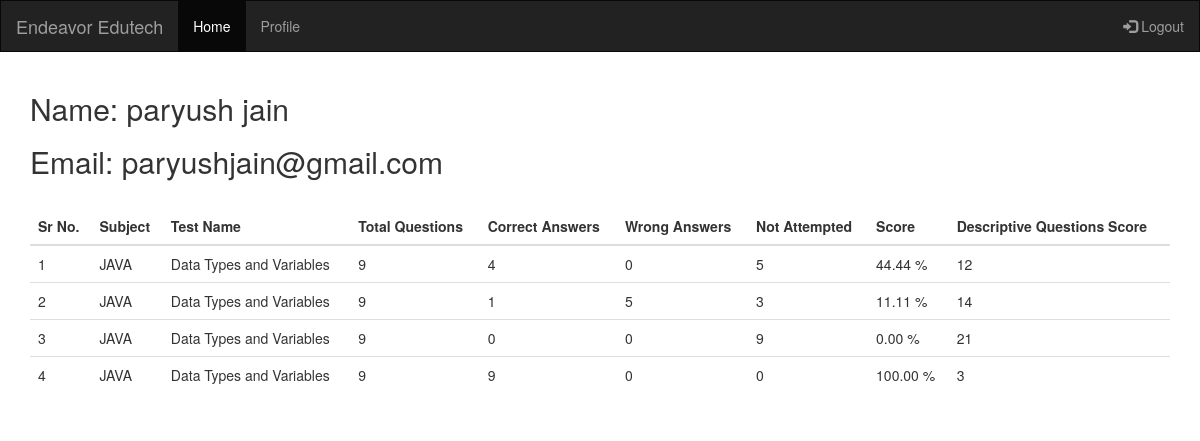
/studentProfile.php (signed in), run on the app's committed database.
### tables this page shows
CREATE TABLE `users` (
  `user_id` int NOT NULL,
  `username` varchar(200) NOT NULL,
  `email` varchar(200) NOT NULL,
  `password` varchar(200) NOT NULL
);

CREATE TABLE `test_result` (
  `result_id` int NOT NULL,
  `test_id` int NOT NULL,
  `user_id` int NOT NULL,
  `right_ans` int NOT NULL,
  `wrong_ans` int NOT NULL,
  `no_attempt` int NOT NULL,
  `score` float NOT NULL,
  `time` timestamp NOT NULL DEFAULT CURRENT_TIMESTAMP
);

CREATE TABLE `test` (
  `test_id` int NOT NULL,
  `subject` varchar(50) NOT NULL,
  `test_name` varchar(50) NOT NULL,
  `sdatetime` datetime NOT NULL,
  `edatetime` datetime NOT NULL,
  `test_duration` int NOT NULL,
  `attempts` int NOT NULL,
  `yes_no` varchar(3) NOT NULL,
  `created` timestamp NOT NULL DEFAULT CURRENT_TIMESTAMP
);

### studentProfile.php (the view, shortened to what this page needs)
<?php require'database.php' ?>
<?php
$user_id = $_SESSION['user_id'];
$query_user = mysqli_query($conn,"SELECT username, email FROM users WHERE user_id='$user_id' ");
$results_user = mysqli_fetch_array($query_user, MYSQLI_ASSOC);
$query = mysqli_query($conn,"SELECT * FROM test_result WHERE user_id='$user_id' ");
$results = mysqli_fetch_all($query, MYSQLI_ASSOC);
$query_test = mysqli_query($conn,"SELECT test_id,test_name,subject FROM test ");
$results_test = mysqli_fetch_all($query_test, MYSQLI_ASSOC);
?>
<!DOCTYPE html>
<html lang="en">
	<head>
		<link rel="stylesheet" href="https://maxcdn.bootstrapcdn.com/bootstrap/3.3.7/css/bootstrap.min.css">
		<link rel="stylesheet" type="text/css" href="css/stylesheet.css">
	</head>
	<body>
		<nav class="navbar navbar-inverse">
		  <div class="container-fluid">
		    <div class="navbar-header">
		      <a class="navbar-brand" href="studentHome.php">Endeavor Edutech</a>
		    </div>
		    <ul class="nav navbar-nav">
		      <li class="active"><a href="studentHome.php">Home</a></li>
		      <li><a href="studentProfile.php">Profile</a></li>
		    </ul>
		    <ul class="nav navbar-nav navbar-right">
		      <li><a href="logout.php"><span class="glyphicon glyphicon-log-in"></span> Logout</a></li>
		    </ul>
		  </div>
		</nav>
    <div class="container">
			<h2>Name: <?php echo $results_user['username'];?></h2>
			<h2>Email: <?php echo $results_user['email'];?></h2><br>
			<table class="table">
        <thead>
          <tr>
						<th>Sr No.</th>
						<th>Subject</th>
						<th>Test Name</th>
            <th>Total Questions</th>
            <th>Correct Answers</th>
            <th>Wrong Answers</th>
            <th>Not Attempted</th>
            <th>Score</th>
						<th>Descriptive Questions Score</th>
          </tr>
        </thead>
        <tbody>
					<?php $i=1; foreach ($results as $res): ?>
          <tr>
						<td><?php echo $i; ?></td>
						<?php foreach ($results_test as $result_test): ?>
							<?php if($res['test_id']==$result_test['test_id']){
									echo '<td>'.$result_test['subject'].'</td>';
									echo '<td>'.$result_test['test_name'].'</td>';
								}
							?>
						<?php endforeach; ?>
            <td><?php echo ($res['right_ans']+$res['wrong_ans']+$res['no_attempt']); ?></td>
            <td><?php echo $res['right_ans']; ?></td>
            <td><?php echo $res['wrong_ans']; ?></td>
            <td><?php echo $res['no_attempt']; ?></td>
            <td><?php echo number_format((float) $res['score'],2, '.', '').' %'; ?></td>
						<?php $result_id=$res['result_id'];
						$marks_q=mysqli_query($conn,"SELECT SUM(marks) FROM test_result_desc WHERE result_id='$result_id' ");
						while($row = mysqli_fetch_array($marks_q)){
       				$marks= $row['SUM(marks)'];
						}
						?>
						<td><?php echo $marks; ?></td>
          </tr>
				<?php $i++; endforeach; ?>
        </tbody>
      </table>
		</div>
	</body>
</html>

### css/stylesheet.css (style rules this page uses)
body { position: relative; }
* { border-radius: 0 !important; }

### data on the page
users: username "paryush jain", email "paryushjain@gmail.com"
test_result: $res['right_ans']+$res['wrong_ans']+$res['no_attempt'] "9", right_ans "4", wrong_ans "0", no_attempt "5", score "44.44", marks "12"
test: subject "JAVA", test_name "Data Types and Variables"
test_result: $res['right_ans']+$res['wrong_ans']+$res['no_attempt'] "9", right_ans "1", wrong_ans "5", no_attempt "3", score "11.11", marks "14"
test_result: $res['right_ans']+$res['wrong_ans']+$res['no_attempt'] "9", right_ans "0", wrong_ans "0", no_attempt "9", score "0.00", marks "21"
test_result: $res['right_ans']+$res['wrong_ans']+$res['no_attempt'] "9", right_ans "9", wrong_ans "0", no_attempt "0", score "100.00", marks "3"
